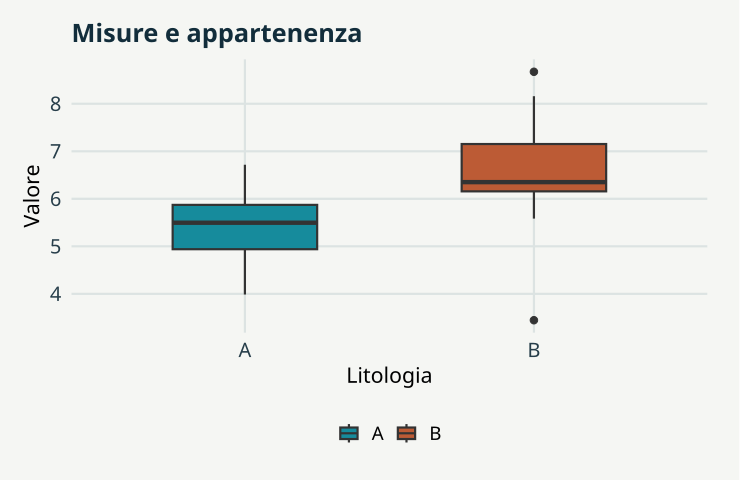

Generate this figure with R:
# GeoStat Lab — funzioni comuni. R >= 4.3; ggplot2 >= 3.4; jsonlite.
suppressPackageStartupMessages(library(ggplot2))
col_geo <- c('#168B9C','#BC5B35','#7054A4','#A17B19','#227864','#64748B')
theme_set(theme_minimal(base_size=17, base_family='sans') + theme(
  plot.background=element_rect(fill='#F5F6F3',colour=NA),
  panel.background=element_rect(fill='#F5F6F3',colour=NA),
  panel.grid.minor=element_blank(),panel.grid.major=element_line(colour='#DCE3E2'),
  plot.title=element_text(size=19,face='bold',colour='#122D3B'),
  plot.subtitle=element_text(size=13,colour='#405560',margin=margin(b=12)),
  axis.text=element_text(size=15,colour='#273E4A'),axis.title=element_text(size=16),
  legend.position='bottom',legend.title=element_blank(),legend.text=element_text(size=14),
  strip.text=element_text(size=15,face='bold'),plot.margin=margin(18,24,18,18)))
metric <- function(...) data.frame(grandezza=names(c(...)),valore=as.character(c(...)),check.names=FALSE)
f <- function(x,d=3) {out<-formatC(x,digits=d,format='fg');out[!is.finite(x)]<-'Non definito';out}
line_plot <- function(d,x='x',y='y',title='',xl=x,yl=y,group=NULL) {
 p<-ggplot(d,aes(x=.data[[x]],y=.data[[y]]))
 if(is.null(group)) p<-p+geom_line(colour=col_geo[1],linewidth=1.05) else p<-p+aes(colour=.data[[group]],group=.data[[group]])+geom_line(linewidth=1)+scale_colour_manual(values=col_geo)
 p+labs(title=title,x=xl,y=yl)
}
point_plot <- function(d,x='x',y='y',title='',xl=x,yl=y,group=NULL) {
 p<-ggplot(d,aes(x=.data[[x]],y=.data[[y]]))
 if(is.null(group))p<-p+geom_point(colour=col_geo[1],size=2.5,alpha=.8) else p<-p+aes(colour=.data[[group]])+geom_point(size=2.7,alpha=.85)+scale_colour_manual(values=col_geo)
 p+labs(title=title,x=xl,y=yl)
}
hist_plot<-function(x,title='',xl='Valore',bins=20)ggplot(data.frame(x=x),aes(x))+geom_histogram(bins=bins,fill=col_geo[1],colour='#F5F6F3')+labs(title=title,x=xl,y='Frequenza')
bar_plot<-function(d,x='gruppo',y='valore',title='',yl='Valore')ggplot(d,aes(x=.data[[x]],y=.data[[y]],fill=.data[[x]]))+geom_col(width=.65)+scale_fill_manual(values=rep(col_geo,length.out=length(unique(d[[x]])) ))+guides(fill='none')+labs(title=title,x=NULL,y=yl)
map_plot<-function(d,z='z',title='',xl='Est [km]',yl='Nord [km]')ggplot(d,aes(x,y,fill=.data[[z]]))+geom_raster()+coord_equal()+scale_fill_gradientn(colours=c('#153F56','#298C9C','#B8CDB2','#F1D889','#AD542F'))+labs(title=title,x=xl,y=yl)
acf_data<-function(x,lag=20){a<-acf(x,lag.max=min(lag,length(x)-1),plot=FALSE);data.frame(x=as.vector(a$lag)[-1],y=as.vector(a$acf)[-1])}
# AR(1), distribuzione marginale stazionaria N(0, 1).
ar_series<-function(n,rho){x<-numeric(n);x[1]<-rnorm(1);for(i in 2:n)x[i]<-rho*x[i-1]+sqrt(1-rho^2)*rnorm(1);x}
# Distanze euclidee in unità metriche già dichiarate; nessuna conversione implicita di CRS.
dist_cross<-function(a,b)sqrt(outer(a[,1],b[,1],'-')^2+outer(a[,2],b[,2],'-')^2)
# Predittore IDW: i punti coincidenti ricevono esattamente il valore osservato.
idw<-function(xy,z,new,power=2){dd<-dist_cross(new,xy);apply(dd,1,function(d)if(any(d<1e-10))mean(z[d<1e-10])else weighted.mean(z,d^(-power)))}
# CART didattico binario: divisioni assiali che minimizzano l'impurità di Gini.
cart_fit<-function(x,y,depth=2,minleaf=4){
 node<-list(p=mean(y),n=length(y));if(depth<1||length(unique(y))<2||length(y)<2*minleaf)return(node)
 best<-Inf
 for(j in seq_len(ncol(x))){v<-sort(unique(x[,j])); if(length(v)<2)next
  for(cut in (head(v,-1)+tail(v,-1))/2){left<-x[,j]<=cut;nl<-sum(left);nr<-sum(!left);if(min(nl,nr)<minleaf)next
   score<-nl*mean(y[left])*(1-mean(y[left]))+nr*mean(y[!left])*(1-mean(y[!left]))
   if(score<best){best<-score;node$j<-j;node$cut<-cut;split<-left}
  }
 }
 if(is.finite(best)){node$left<-cart_fit(x[split,,drop=FALSE],y[split],depth-1,minleaf);node$right<-cart_fit(x[!split,,drop=FALSE],y[!split],depth-1,minleaf)};node
}
cart_predict<-function(tree,x)apply(x,1,function(row){t<-tree;while(!is.null(t$j))t<-if(row[t$j]<=t$cut)t$left else t$right;t$p})

p <- list(delta = 2, seed = 17)
set.seed(p$seed)
data <- data.frame(gruppo = rep(c("A", "B"), each = 20), valore = rnorm(40, rep(c(5, 5 + 
    p$delta), each = 20)))

plots <- list(ggplot(data, aes(gruppo, valore, fill = gruppo)) + geom_boxplot(width = 0.5) + 
    scale_fill_manual(values = col_geo) + labs(title = "Misure e appartenenza", x = "Litologia", 
    y = "Valore"))

metrics <- metric(`Media A` = f(mean(data$valore[data$gruppo == "A"])), `Media B` = f(mean(data$valore[data$gruppo == 
    "B"])))
print(metrics,row.names=FALSE)
ggplot2::ggsave('t00-lettura-A.svg',plots[[1]],device=svglite::svglite,width=7.7,height=5.0,bg='#F8F6F1')
